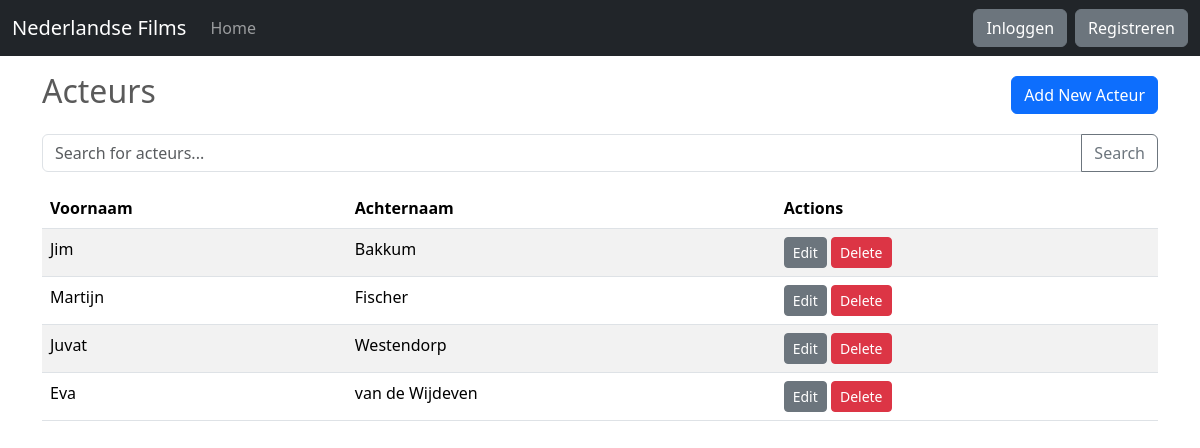
The page /acteurs on the database as committed earlier.
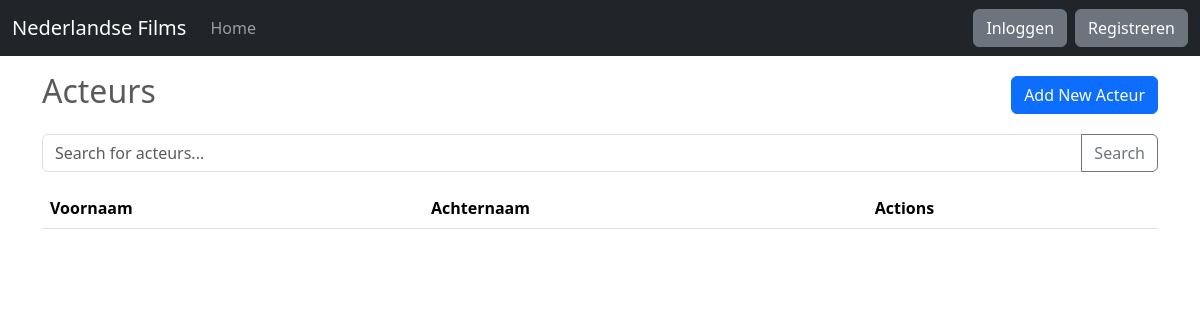
The same page on the database as committed later.
### app/models.py (models this page shows, shortened)
class Acteur(db.Model):
    id = db.Column(db.Integer, primary_key=True)
    voornaam = db.Column(db.String(50), nullable=False)
    achternaam = db.Column(db.String(50), nullable=False)
    rollen = db.relationship('Rol', backref='acteur', lazy=True)

### app/routes.py (the view)
@app.route('/acteurs', methods=['GET'])
def acteurs():
    search_query = request.args.get('search', '')
    if search_query:
        acteurs = Acteur.query.filter(
            db.or_(
                Acteur.voornaam.ilike(f'%{search_query}%'),
                Acteur.achternaam.ilike(f'%{search_query}%')
            )
        ).all()
    else:
        acteurs = Acteur.query.all()
    return render_template('acteurs/acteurs.html', acteurs=acteurs)

### app/templates/acteurs/acteurs.html (shortened to what this page needs)
{% extends "base.html" %}
{% block content %}
<div class="container mt-4">
    <div class="d-flex justify-content-between align-items-center mb-3">
        <h2>Acteurs</h2>
        <a href="{{ url_for('main.acteur_add') }}" class="btn btn-primary">Add New Acteur</a>
    </div>
    <form action="{{ url_for('main.acteurs') }}" method="GET" class="mb-3">
        <div class="input-group">
            <input type="text" name="search" class="form-control" placeholder="Search for acteurs...">
            <button type="submit" class="btn btn-outline-secondary">Search</button>
        </div>
    </form>
    <div class="table-responsive">
        <table class="table table-striped">
            <thead>
                <tr>
                    <th>Voornaam</th>
                    <th>Achternaam</th>
                    <th>Actions</th>
                </tr>
            </thead>
            <tbody>
                {% for acteur in acteurs %}
                <tr>
                    <td>{{ acteur.voornaam }}</td>
                    <td>{{ acteur.achternaam }}</td>
                    <td>
                        <a href="{{ url_for('main.acteur_edit', id=acteur.id) }}"
                            class="btn btn-secondary btn-sm">Edit</a>
                        <button class="btn btn-danger btn-sm" data-bs-toggle="modal"
                            data-bs-target="#deleteConfirmationModal" data-acteur-id="{{ acteur.id }}">Delete</button>
                    </td>
                </tr>
                {% endfor %}
            </tbody>
        </table>
    </div>
</div>
{% endblock %}

### app/templates/base.html (shortened to what this page needs)
<!DOCTYPE html>
<html lang="nl">
<head>
    <link href="https://cdn.jsdelivr.net/npm/bootstrap@5.3.3/dist/css/bootstrap.min.css" rel="stylesheet"
>
    <link href="{{ url_for('static', filename='css/carousel.css') }}" rel="stylesheet">
</head>
<body>
    <body>
        <header>
            <nav class="navbar navbar-expand-md navbar-dark fixed-top bg-dark">
                <div class="container-fluid">
                    <a class="navbar-brand" href="{{ url_for('main.index') }}">Nederlandse Films</a>
                    <div class="collapse navbar-collapse" id="navbarCollapse">
                        <ul class="navbar-nav me-auto mb-2 mb-md-0">
                            <li class="nav-item">
                                <a class="nav-link{{ ' active' if request.path == url_for('main.index') else '' }}"
                                    aria-current="page" href="{{ url_for('main.index') }}">Home</a>
                            </li>
                        </ul>
                        <div class="d-flex align-items-center">
                            {% if current_user.is_authenticated %}
                            <span class="navbar-text me-2">{{ current_user.username }}</span>
                            <a class="btn btn-secondary me-2" href="{{ url_for('main.logout') }}">Uitloggen</a>
                            {% else %}
                            <a class="btn btn-secondary me-2" href="{{ url_for('main.login') }}">Inloggen</a>
                            <a class="btn btn-secondary" href="{{ url_for('main.register') }}">Registreren</a>
                            {% endif %}
                        </div>
                    </div>
                </div>
            </nav>
        </header>
        <main>
            {% block content %}{% endblock %}
        </main>
    </body>
</html>

### app/static/css/carousel.css (style rules this page uses)
body { padding-top: 3rem; padding-bottom: 3rem; color: #5a5a5a; }

Rows that differ between the two databases and show on the page:
removed Acteur: voornaam "Jim", achternaam "Bakkum"
removed Acteur: voornaam "Martijn", achternaam "Fischer"
removed Acteur: voornaam "Juvat", achternaam "Westendorp"
removed Acteur: voornaam "Eva", achternaam "van de Wijdeven"
